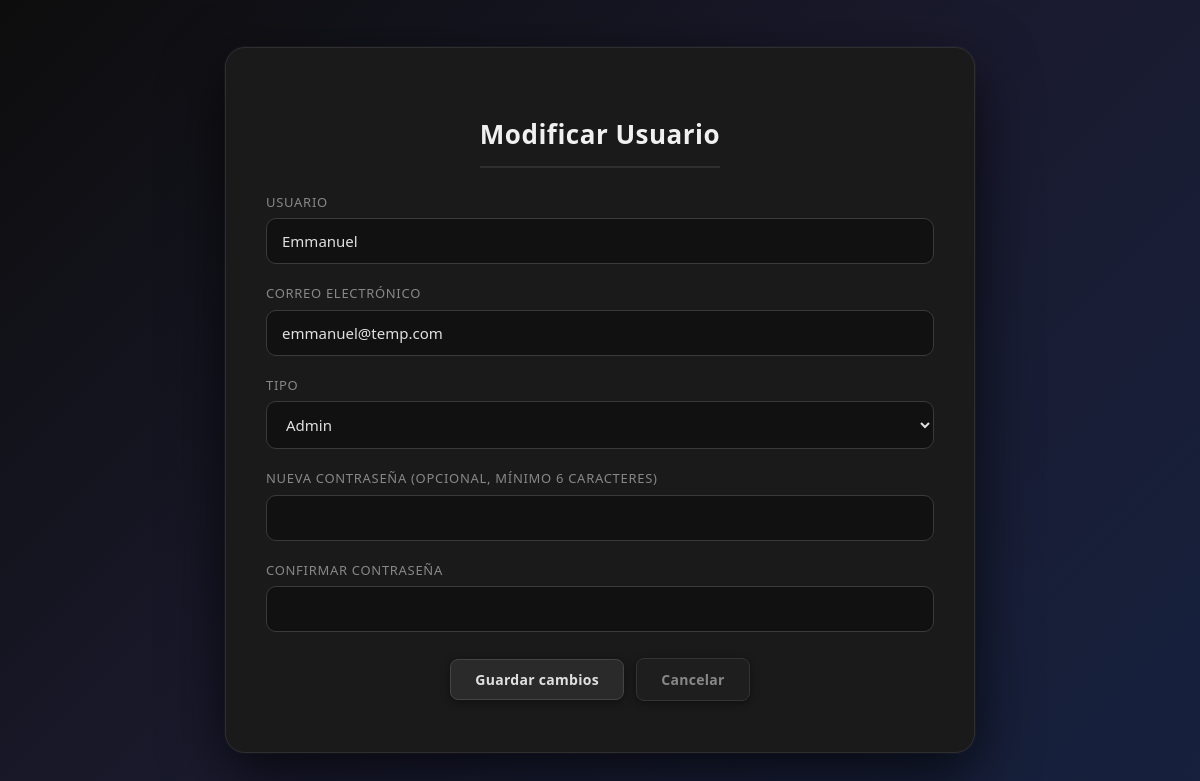
/usuarios_f.php?accion=modificar&usuario=Emmanuel (signed in), run on the app's committed database.
### tables this page shows
CREATE TABLE usuarios (
        id INTEGER PRIMARY KEY AUTOINCREMENT,
        usuario TEXT UNIQUE NOT NULL,
        password TEXT NOT NULL,
        tipo TEXT NOT NULL DEFAULT 'Usuario',
        email TEXT UNIQUE NOT NULL
    );

### funciones.php (called while the page is built, shortened)
<?php
function conectarDB(): PDO {
    $db = new PDO('sqlite:' . DB_PATH);
    $db->setAttribute(PDO::ATTR_ERRMODE, PDO::ERRMODE_EXCEPTION);
    $db->exec("CREATE TABLE IF NOT EXISTS usuarios (
        id INTEGER PRIMARY KEY AUTOINCREMENT,
        usuario TEXT UNIQUE NOT NULL,
        password TEXT NOT NULL,
        tipo TEXT NOT NULL DEFAULT 'Usuario',
        email TEXT UNIQUE NOT NULL
    )");
    return $db;
}
function obtenerUsuarioPorNombre(string $usuario): array|false {
    $db = conectarDB();
    $stmt = $db->prepare("SELECT usuario, tipo, email FROM usuarios WHERE usuario = :usuario");
    $stmt->execute([':usuario' => $usuario]);
    $datos = $stmt->fetch(PDO::FETCH_ASSOC);
    return $datos ?: false;
}

### usuarios_f.php (the view, shortened to what this page needs)
<?php
require_once 'funciones.php';
$accion = isset($_GET['accion']) ? $_GET['accion'] : '';
$titulo = '';
$datos  = null;
if ($accion === 'modificar' && isset($_GET['usuario'])) {
    $usuario_modificar = $_GET['usuario'];
    $datos = obtenerUsuarioPorNombre($usuario_modificar);
    $titulo = "Modificar Usuario";
} elseif ($accion === 'agregar') {
    $titulo = "Agregar Usuario";
} else {
    header("Location: usuarios.php");
    exit();
}
?>
<!DOCTYPE html>
<html lang="es">
<head>
    <link rel="stylesheet" href="estilos.css">
</head>
<body>
    <div class="container">
        <h2><?php echo htmlspecialchars($titulo); ?></h2>
        <form action="usuarios_a.php" method="POST">
            <?php if ($accion === 'modificar'): ?>
                <div class="form-group">
                    <label for="usuario">Usuario</label>
                    <input type="text" id="usuario" name="usuario"
                           value="<?php echo htmlspecialchars($datos['usuario']); ?>" required
                           pattern="[a-zA-Z0-9_]{3,30}" title="Solo letras, números y guion bajo (3-30 caracteres)">
                </div>
                <div class="form-group">
                    <label for="email">Correo electrónico</label>
                    <input type="email" id="email" name="email"
                           value="<?php echo htmlspecialchars($datos['email']); ?>" required>
                </div>
                <div class="form-group">
                    <label for="tipo">Tipo</label>
                    <select id="tipo" name="tipo" required>
                        <option value="Admin"   <?php if ($datos['tipo'] === 'Admin')   echo 'selected'; ?>>Admin</option>
                    </select>
                </div>
                <div class="form-group">
                    <label for="nueva_password">Nueva contraseña (opcional, mínimo 6 caracteres)</label>
                    <input type="password" id="nueva_password" name="nueva_password" minlength="6">
                </div>
                <div class="form-group">
                    <label for="confirmar_password">Confirmar contraseña</label>
                    <input type="password" id="confirmar_password" name="confirmar_password">
                </div>
            <?php endif; ?>
            <button type="submit" class="btn">
                <?php echo ($accion === 'modificar') ? 'Guardar cambios' : 'Agregar usuario'; ?>
            </button>
            <a href="usuarios.php" class="btn btn-cancelar">Cancelar</a>
        </form>
    </div>
</body>
</html>

### estilos.css (style rules this page uses)
* { box-sizing: border-box; }
body { margin: 0; font-family: 'Segoe UI', 'Roboto', 'Poppins', sans-serif; background: linear-gradient(135deg, #0d0d0d 0%, #1a1a2e 50%, #16213e 100%); min-height: 100vh; display: flex; justify-content: center; align-items: center; color: #e0e0e0; font-size: 16px; line-height: 1.5; }
.login-container, .container, .panel-container { background: rgba(26, 26, 26, 0.97); border: 1px solid #2e2e2e; border-radius: 20px; padding: 45px 40px; width: 100%; max-width: 580px; box-shadow: 0 20px 60px rgba(0,0,0,0.7), 0 0 0 1px rgba(255,255,255,0.04); text-align: center; margin: 20px auto; }
.container { max-width: 750px; }
h2 { font-size: 26px; margin-bottom: 25px; font-weight: 600; color: #f0f0f0; border-bottom: 2px solid #2e2e2e; padding-bottom: 12px; display: inline-block; letter-spacing: 0.5px; }
.form-group { margin-bottom: 20px; text-align: left; }
.form-group label { display: block; font-weight: 500; margin-bottom: 6px; font-size: 13px; color: #888; text-transform: uppercase; letter-spacing: 0.7px; }
.form-group input, .form-group select { width: 100%; padding: 12px 15px; border: 1px solid #3a3a3a; border-radius: 10px; font-size: 15px; font-family: inherit; background: #111; color: #e0e0e0; transition: border 0.3s, box-shadow 0.3s; }
.form-group select option { background: #1a1a1a; }
button, .btn { display: inline-block; padding: 10px 24px; border-radius: 8px; font-weight: 600; font-size: 14px; text-decoration: none; cursor: pointer; transition: all 0.25s ease; border: 1px solid #444; background: #2a2a2a; color: #e0e0e0; box-shadow: 0 2px 8px rgba(0,0,0,0.4); margin: 6px 4px; font-family: inherit; letter-spacing: 0.3px; }
.btn-cancelar { background: #1e1e1e; border-color: #333; color: #888; }

### data on the page
usuarios: usuario "Emmanuel", email "emmanuel@temp.com", tipo "Admin"

### other printed values
$titulo "Modificar Usuario"
